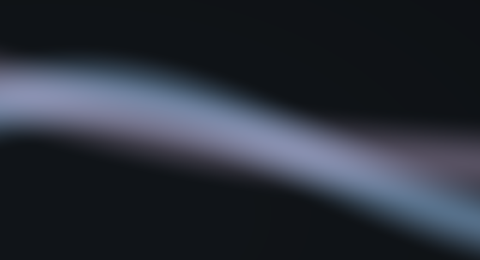
#> input picture dots/.config/quickshell/ashura/assets/ashura/shaders/aurora.png, 480 x 260 px
$ python quiet-region.py ../../assets/ashura/shaders/aurora.png
#> lines starting #> are read from the running program, lines starting #| are printed output that depends on the picture
#!/usr/bin/env python3
"""Find the quietest (lowest-detail) region of an image.
# Ashura: from the first Ashura shell (~/rice); used by modules/ashura/desktopClock.

Used to place the desktop clock where it won't sit on top of busy artwork.
Prints: <anchor> <x> <y> <w> <h> <luma>
   e.g.  bottom-right 1420 780 460 220 0.18
<luma> is the mean brightness of the chosen region (0..1), so the caller can pick
readable text colour instead of assuming a dark wallpaper.

Pillow + numpy only - no OpenCV needed for per-region variance.
"""
import sys, numpy as np
from PIL import Image

GRID_X, GRID_Y = 4, 3          # candidate regions
DOWNSCALE = 320                # analyse small; detail survives, cost doesn't

def main(path, out_w=1920, out_h=1080):
#> called with path = '../../assets/ashura/shaders/aurora.png', out_w = 1920, out_h = 1080
    im = Image.open(path).convert("L")
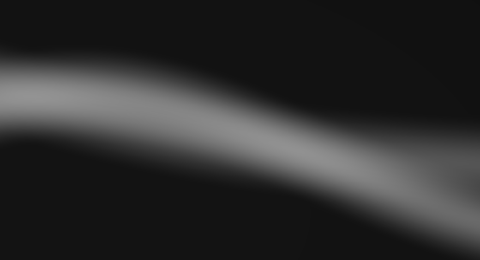
#> im: PIL image 480x260 L; min 16, max 147, mean 45.9
    im.thumbnail((DOWNSCALE, DOWNSCALE))
#> im: PIL image 320x173 L
    a = np.asarray(im, dtype=np.float32)
    h, w = a.shape
#> h = 173; w = 320

    best, best_score = None, None
    for gy in range(GRID_Y):
        for gx in range(GRID_X):
            y0, y1 = int(gy * h / GRID_Y), int((gy + 1) * h / GRID_Y)
            x0, x1 = int(gx * w / GRID_X), int((gx + 1) * w / GRID_X)
            tile = a[y0:y1, x0:x1]
            # local gradient magnitude = "business"; variance alone rates a smooth
            # gradient as busy, which it is not.
            gy_, gx_ = np.gradient(tile)
            score = float(np.mean(np.abs(gy_) + np.abs(gx_)))
            # gently prefer corners - a clock centred on the image looks wrong
            edge_bonus = 0.0
            if gx in (0, GRID_X - 1): edge_bonus -= 0.15
            if gy in (0, GRID_Y - 1): edge_bonus -= 0.15
            score += edge_bonus * score
            if best_score is None or score < best_score:
                best_score, best = score, (gx, gy)
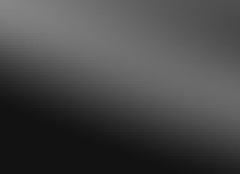
#> tile: shape (58, 80) float32 (shown 3 times larger); min 18, max 134, mean 71.4
#> after the loop, best = (0, 2); best_score = 0

    gx, gy = best
#> gx = 0; gy = 2
    # mean brightness of the winning region, for text-contrast selection
    y0, y1 = int(gy * h / GRID_Y), int((gy + 1) * h / GRID_Y)
#> y0 = 115; y1 = 173
    x0, x1 = int(gx * w / GRID_X), int((gx + 1) * w / GRID_X)
#> x0 = 0; x1 = 80
    luma = float(np.mean(a[y0:y1, x0:x1])) / 255.0
#> luma = 0.0745

    rw, rh = out_w // GRID_X, out_h // GRID_Y
    x, y = gx * rw, gy * rh
#> x = 0; y = 720
    anchor = ("top" if gy == 0 else "bottom" if gy == GRID_Y - 1 else "middle") + "-" + \
             ("left" if gx == 0 else "right" if gx == GRID_X - 1 else "centre")
#> anchor = 'bottom-left'
    print(f"{anchor} {x} {y} {rw} {rh} {luma:.3f}")
#| bottom-left 0 720 480 360 0.075

if __name__ == "__main__":
    if len(sys.argv) < 2:
        sys.exit("usage: quiet-region <image> [screen_w screen_h]")
    main(sys.argv[1], *(int(v) for v in sys.argv[2:4]) if len(sys.argv) >= 4 else (1920, 1080))

$ run again, on dots/.config/quickshell/ashura/assets/ashura/shaders/pulse.png
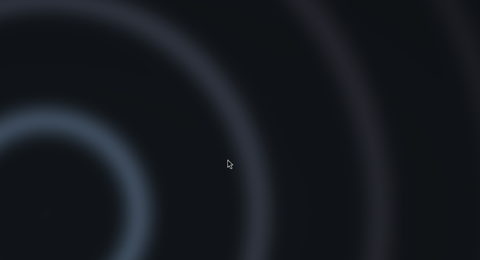
#> input picture dots/.config/quickshell/ashura/assets/ashura/shaders/pulse.png, 480 x 260 px
#> after the loop in main, `for gy in range(GRID_Y):`:
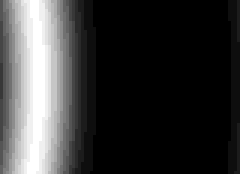
#> tile: shape (58, 80) float32 (shown 3 times larger); min 18, max 36, mean 22; drawn with min black and max white
#> after the loop in main, `for gy in range(GRID_Y):`: best = (3, 0); best_score = 0.24
#> gx = 3; gy = 0
#> y1 = 57
#> x0 = 240; x1 = 320
#> luma = 0.0766
#> x = 1440; y = 0
#> anchor = 'top-right'
#| top-right 1440 0 480 360 0.077
